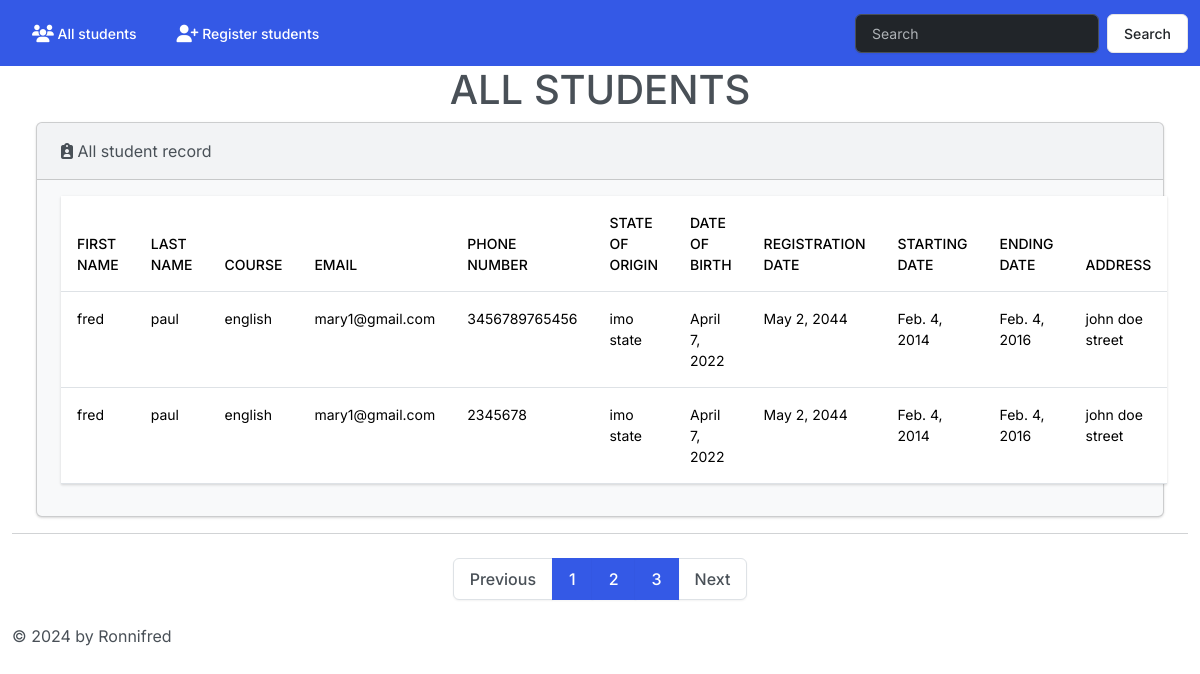
Screenshot of /?page=2 with the database file from the repository.
### student/models.py (models this page shows, shortened)
class registration(models.Model):
    FirstName = models.CharField(max_length = 15)
    LastName = models.CharField(max_length = 20)
    Course = models.CharField(max_length = 20)
    Email = models.EmailField(max_length = 30)
    Phone_number = models.PositiveIntegerField()
    State_of_origin = models.CharField(max_length = 20)
    Date_of_birth = models.DateField()
    Registration_date = models.DateField()
    Starting_date = models.DateField()
    Ending_date = models.DateField()
    Address = models.CharField(max_length = 20)

### student/views.py (the view)
# urls.py: 2. Add a URL to urlpatterns:  path('', views.home, name='home')
def home(request):
    blog_search = request.GET.get('search')
    if blog_search:
        posts = registration.objects.filter(Q(FirstName__icontains = blog_search)|Q(LastName__icontains = blog_search)|Q(FirstName__LastName__icontains = blog_search))
    else:
        posts=registration.objects.all().order_by('-FirstName')
    pages = Paginator(posts,2)
    posts=pages.page(1)
    getpage=request.GET.get('page')
    try:
        posts=pages.page(getpage)
    except PageNotAnInteger:
        posts=pages.page(1)
    except EmptyPage:
        posts = pages.page(pages.num_pages)
    return render(request,'student/home.html',{'posts':posts,'pages':pages})

### student/templates/student/home.html (shortened to what this page needs)
{% extends "student/base.html" %}
{% load static %}
{% block content %}
<h1 class="text-center">ALL STUDENTS</h1>
    <div class="row">
        <div class="col-12">
                <div class="card bg-light mb-3 ms-4 me-4" >
                <div class="card-header"><i class="fa-solid fa-clipboard-user"></i> All student record</div>
                <div class="card-body">
        <table class="table table-hover">
            <thead >
              <tr>
                <th scope="col">First Name</th>
                <th scope="col">Last Name</th>
                <th scope="col">Course</th>
                <th scope="col">Email</th>
                <th scope="col">Phone number</th>
                <th scope="col">State of origin</th>
                <th scope="col">Date of birth</th>
                <th scope="col">Registration date</th>
                <th scope="col">starting date</th>
                <th scope="col">Ending date</th>
                <th scope="col">Address</th>
              </tr>
            </thead>
            <tbody>
              {% for post in posts %}
              <tr>
                <td>{{post.FirstName}}</td>
                <td>{{post.LastName}}</td>
                <td>{{post.Course}}</td>
                <td>{{post.Email}}</td>
                <td>{{post.Phone_number}}</td>
                <td>{{post.State_of_origin}}</td>
                <td>{{post.Date_of_birth}}</td>
                <td>{{post.Registration_date}}</td>
                <td>{{post.Starting_date}}</td>
                <td>{{post.Ending_date}}</td>
                <td>{{post.Address}}</td>
                  {% endfor %}
        </tr>
            </tbody>
        </table>
        </div>
        </div>
        </div>
    </div>
{% endblock content %}

### rows the page displays
registration: FirstName "fred", LastName "paul", Course "english", Email "mary1@gmail.com", Phone_number "3456789765456", State_of_origin "imo state", Date_of_birth "April 7, 2022", Registration_date "May 2, 2044", Starting_date "Feb. 4, 2014", Ending_date "Feb. 4, 2016", Address "john doe street"
registration: FirstName "fred", LastName "paul", Course "english", Email "mary1@gmail.com", Phone_number "2345678", State_of_origin "imo state", Date_of_birth "April 7, 2022", Registration_date "May 2, 2044", Starting_date "Feb. 4, 2014", Ending_date "Feb. 4, 2016", Address "john doe street"

### other values shown
{{ page }} "1" "2" "3"
